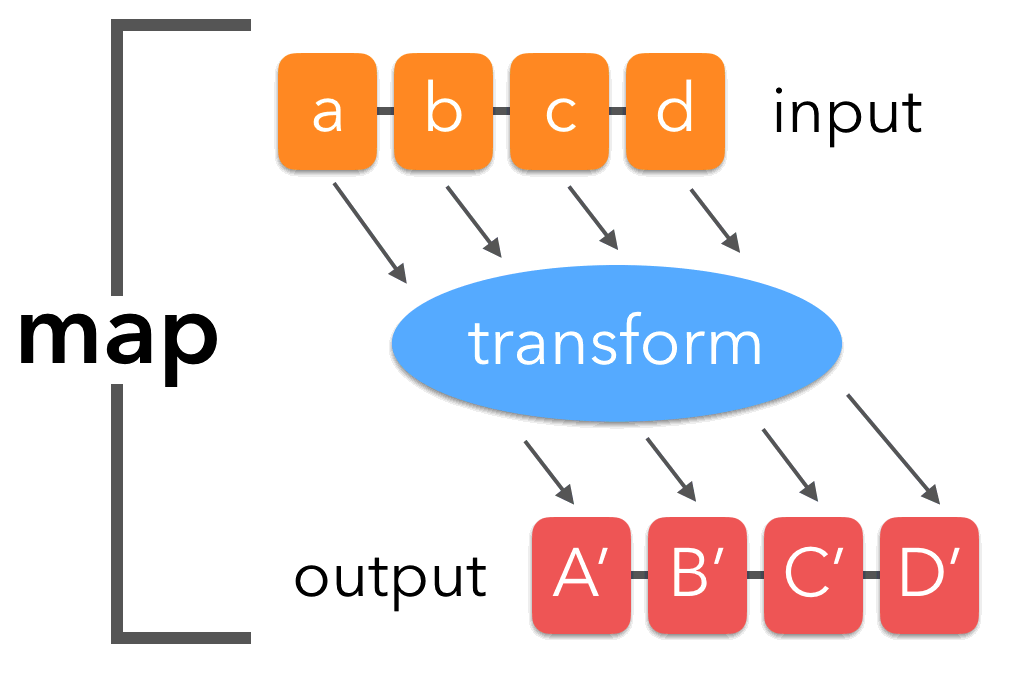
#> input picture W05D25/python-map-function.png, 1020 x 680 px
$ jupyter execute --allow-errors W05D25.ipynb
#> lines starting #> are read from the running program, lines starting #| are printed output that depends on the picture
### REVISION

#> (a cell that did not finish here is left out)

#> (a cell that did not finish here is left out)

#> (a cell that did not finish here is left out)

#> (a cell that did not finish here is left out)

#> (a cell that did not finish here is left out)

#> (a cell that did not finish here is left out)

[cell 7]
import re


def VISA(x):
    if len(x)==13 and re.search('^[45][0-9]{5}[A-Za-z][0-9]{6}$',x):
        return 'VALID'

    elif len(x)==14 and re.search('^[45][0-9]{13}$',x):
        return 'VALID'

    else:
        return 'INVALID'

[cell 8]
VISA('53456587563444')

[cell 9]
re.search('#?','YAMUNA.')

[cell 10]
print(r'one\ntwo')

### functional programming -  map(), filter(), lambda()

[cell 11]
print(2) if True else print(3)

[cell 12]
if True:
    print(2)
else:
    print(3)

[cell 13]
[x*5 for x in range(1,11)]   # list comprehension

[cell 14]
x = []
for i in range(1,11):
    x.append(i*5)
x

### map()

[cell 15]
from PIL import Image

I = Image.open('python-map-function.png')
#> I is the input picture: PIL image 1020x680 P; mean R, G, B 233.6, 223.2, 223.2
I

#> (a cell that did not finish here is left out)

[cell 17]
list(map(len,['dog','is','barking']))


X = []

for i in ['dog','is','barking']:

    X.append(len(i))

X

[cell 18]
#map() - return a map object of the results after applying the given funtion to
#each item of a given iterable (tuple etc)

[cell 19]
def welcome(guest):

    return 'Hello! '+ guest


list(map(welcome,['ieshaan','athish']))

[cell 20]
# Question:  cube of every item in a list with map

[cell 21]
# Question:  all the letters to capital initials


Fruits = ['mango','apple','kiwi','lichi']

['Mango ','Apple','Kiwi','Lichi']

[cell 22]
Fruits = ['mango','apple','kiwi','lichi']

tuple(map(str.title,Fruits))

[cell 23]
def cube(n):

    return n,n**3


NUM = [2,4,6,8]

dict(map(cube,NUM))

[cell 24]
dict([(1,2),(3,4),('a','b')])

#> (a cell that did not finish here is left out)

#### filter()

[cell 26]
from PIL import Image

I1 = Image.open('Filter-function-in-Python.png')
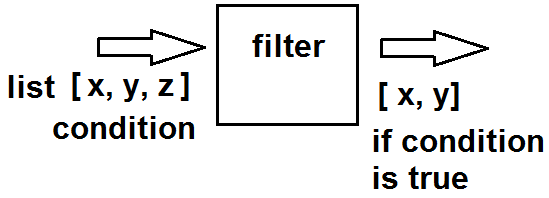
#> input picture W05D25/Filter-function-in-Python.png, 549 x 198 px
#> I1 is the input picture: PIL image 549x198 RGB; mean R, G, B 233.6, 233.6, 233.5
I1

#> (a cell that did not finish here is left out)

[cell 28]
Fruits = ['mango','Apple','kiwi','lichi']


list(map(str.istitle,Fruits))

#list(filter(len,Fruits))

[cell 29]
#error free codes

Fruits = ['mango','Apple','kiwi','lichi']


list(map(str.istitle,Fruits))

list(filter(len,Fruits))

#> (a cell that did not finish here is left out)

#### lambda

[cell 31]
from PIL import Image

I2 = Image.open('python-lambda-functions.png')
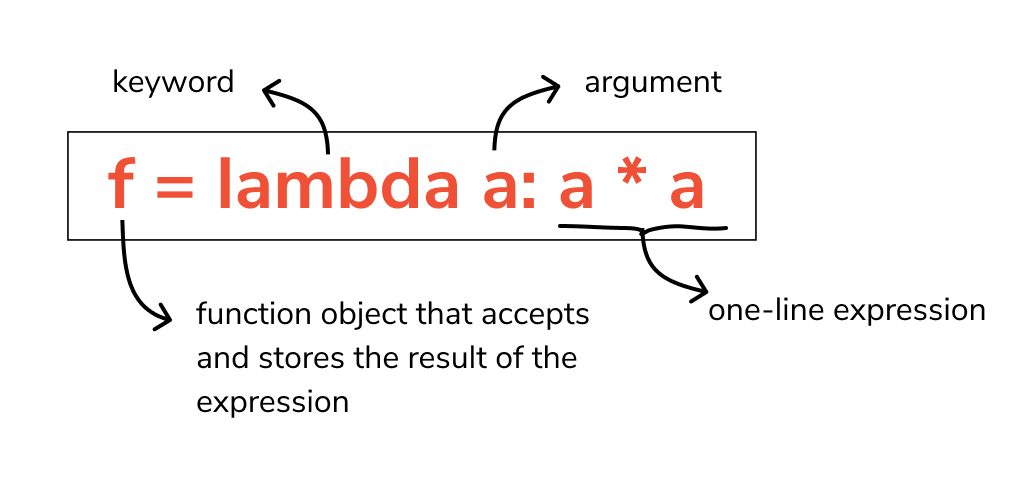
#> input picture W05D25/python-lambda-functions.png, 1020 x 484 px
#> I2 is the input picture: PIL image 1020x484 RGBA; mean R, G, B, A 247.6, 244.8, 244.3, 255
I2

#> (a cell that did not finish here is left out)

[cell 33]
f1 = lambda a : 'Hello! '+a

[cell 34]
f1('komalksingh1999')

[cell 35]
# cube function


f2 = lambda x:x**3

[f2(i) for i in range(1,11)]

[cell 36]
#use lambda and map/filter to pull a list of people who are eligible to vote


[13,16,35,67,45,32,21,67,98,19,12]

[cell 37]
Age=[13,16,35,67,45,32,21,67,98,19,12]
vote = lambda x: x>=18

list(filter(vote,Age))

#> (a cell that did not finish here is left out)

#> (a cell that did not finish here is left out)

[cell 40]
mobile =   '9967546534'

s = '^[6-9][0-9]{9}'

import re

if re.search(s, mobile):

    print('match')

[cell 41]
def ABC(x):
    return x+10

[cell 42]
ABC(3)

[cell 43]
L5 = [2,3,4,5,6]

[cell 44]
list(map(ABC,L5))
